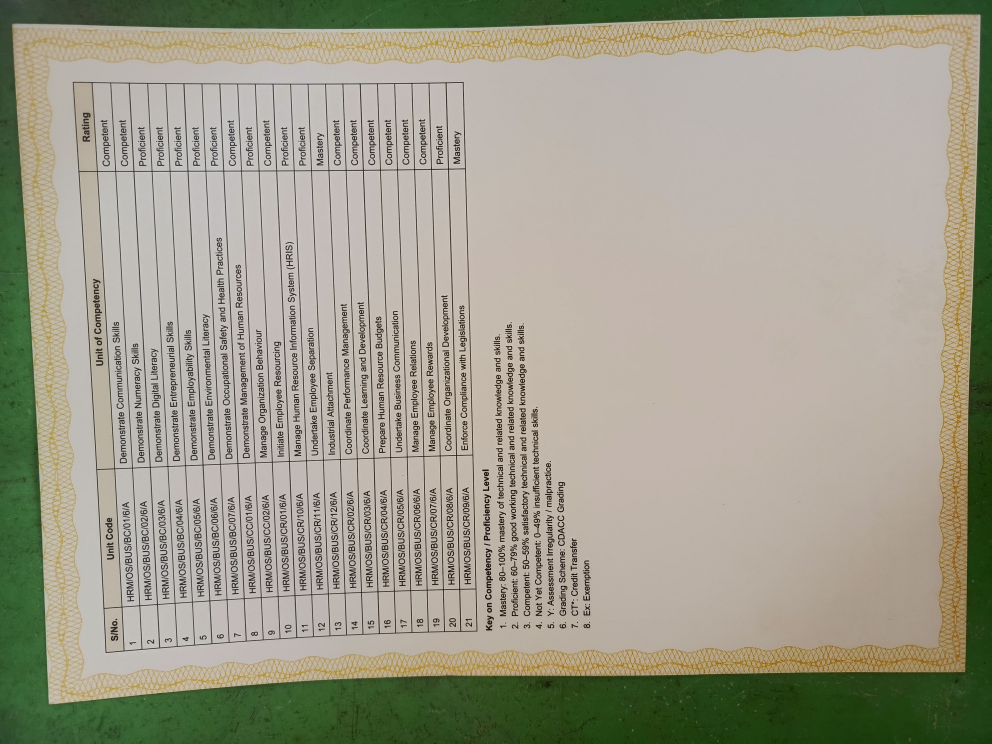
#> input picture documents/4e44c617_IMG_20260829_094357_369.jpg, 3968 x 2976 px (shown at 1/4 size)
$ python -i ocr.py   (imports and definitions only)
#> lines starting #> are read from the running program, lines starting #| are printed output that depends on the picture
# ocr.py
import logging
import os
from typing import Optional

try:
    import pytesseract
    from PIL import Image
    OCR_AVAILABLE = True
except ImportError:
    OCR_AVAILABLE = False
    logging.warning("OCR libraries not installed. Install pytesseract and Pillow for image text extraction.")

logger = logging.getLogger(__name__)

class OCRProcessor:
    def __init__(self):
        self.available = OCR_AVAILABLE
        if self.available:
            # Try to set tesseract path (common locations)
            import sys
            if sys.platform == 'win32':
                # Windows common paths
                paths = [
                    r'C:\Program Files\Tesseract-OCR\tesseract.exe',
                    r'C:\Program Files (x86)\Tesseract-OCR\tesseract.exe',
                ]
                for path in paths:
                    if os.path.exists(path):
                        pytesseract.pytesseract.tesseract_cmd = path
                        break
            elif sys.platform == 'linux':
                # Linux - tesseract is usually in PATH
                pass
            elif sys.platform == 'darwin':
                # macOS - tesseract is usually in PATH
                pass

    def extract_text_from_image(self, image_path: str) -> Optional[str]:
        """Extract text from image using OCR"""
        if not self.available:
            logger.warning("OCR not available")
            return None

        try:
            # Open image
            image = Image.open(image_path)
#> image is the input picture: PIL image 3968x2976 RGB; mean R, G, B 159.2, 156.8, 139.9

            # Preprocess image for better OCR
            image = self._preprocess_image(image)

            # Extract text
            text = pytesseract.image_to_string(image)
            return text.strip()

        except Exception as e:
            logger.error(f"Error extracting text from image {image_path}: {e}")
            return None

    def _preprocess_image(self, image):
        """Preprocess image for better OCR results"""
        try:
            # Convert to grayscale if not already
            if image.mode != 'L':
                image = image.convert('L')
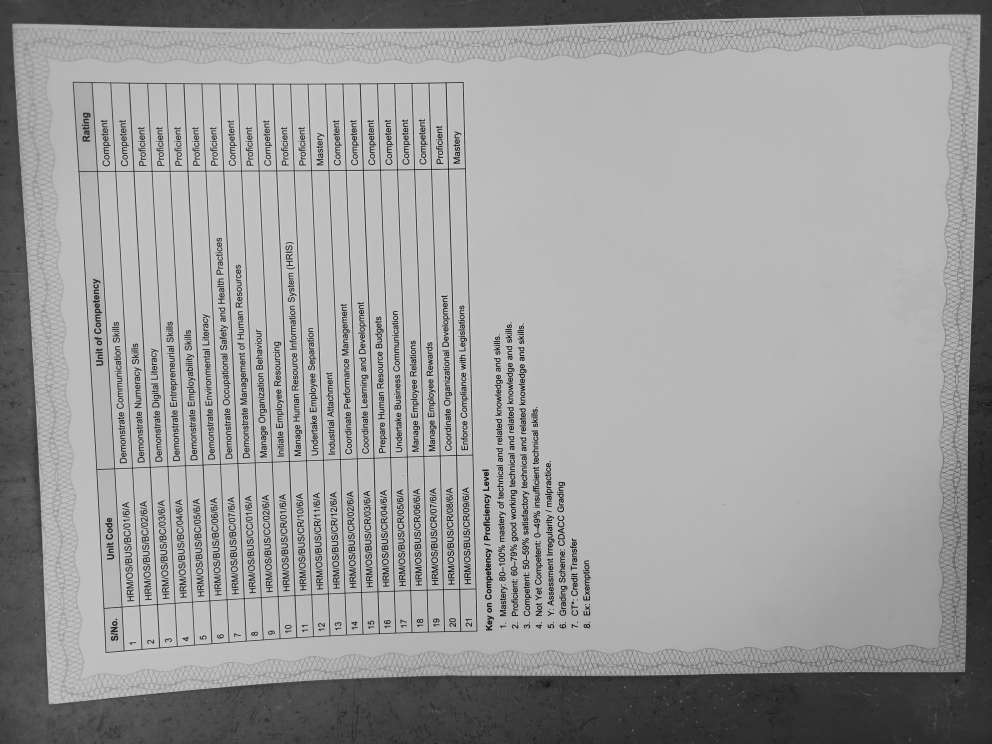
#> image: PIL image 3968x2976 L (shown at 1/4 size); min 0, max 228, mean 155.6

            # Increase contrast
            from PIL import ImageEnhance
            enhancer = ImageEnhance.Contrast(image)
            image = enhancer.enhance(2.0)
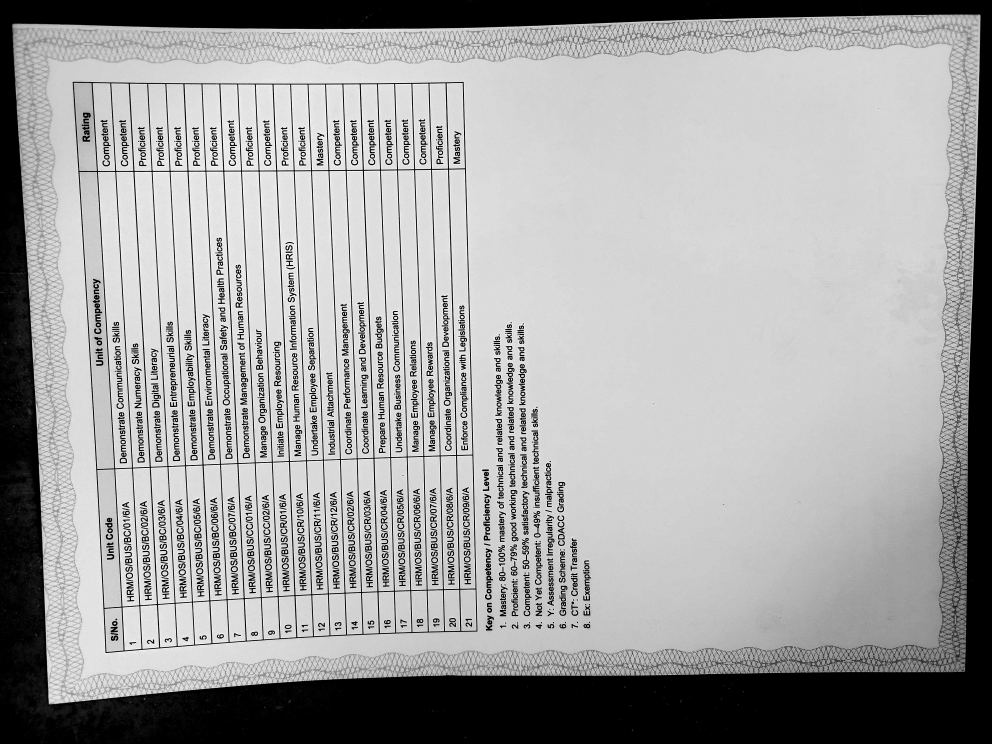
#> image: PIL image 3968x2976 L (shown at 1/4 size); min 0, max 255, mean 162.7

            # Resize if too small
            width, height = image.size
#> width = 3968; height = 2976
            if width < 1000:
                scale_factor = 1000 / width
                new_size = (int(width * scale_factor), int(height * scale_factor))
                image = image.resize(new_size, Image.Resampling.LANCZOS)

            return image
        except:
            return image

    def is_image_file(self, file_path: str) -> bool:
        """Check if file is an image"""
        image_extensions = {'.jpg', '.jpeg', '.png', '.bmp', '.tiff', '.gif'}
        ext = os.path.splitext(file_path)[1].lower()
        return ext in image_extensions

#> (the run stopped early here; a loop or call above may not have finished)
